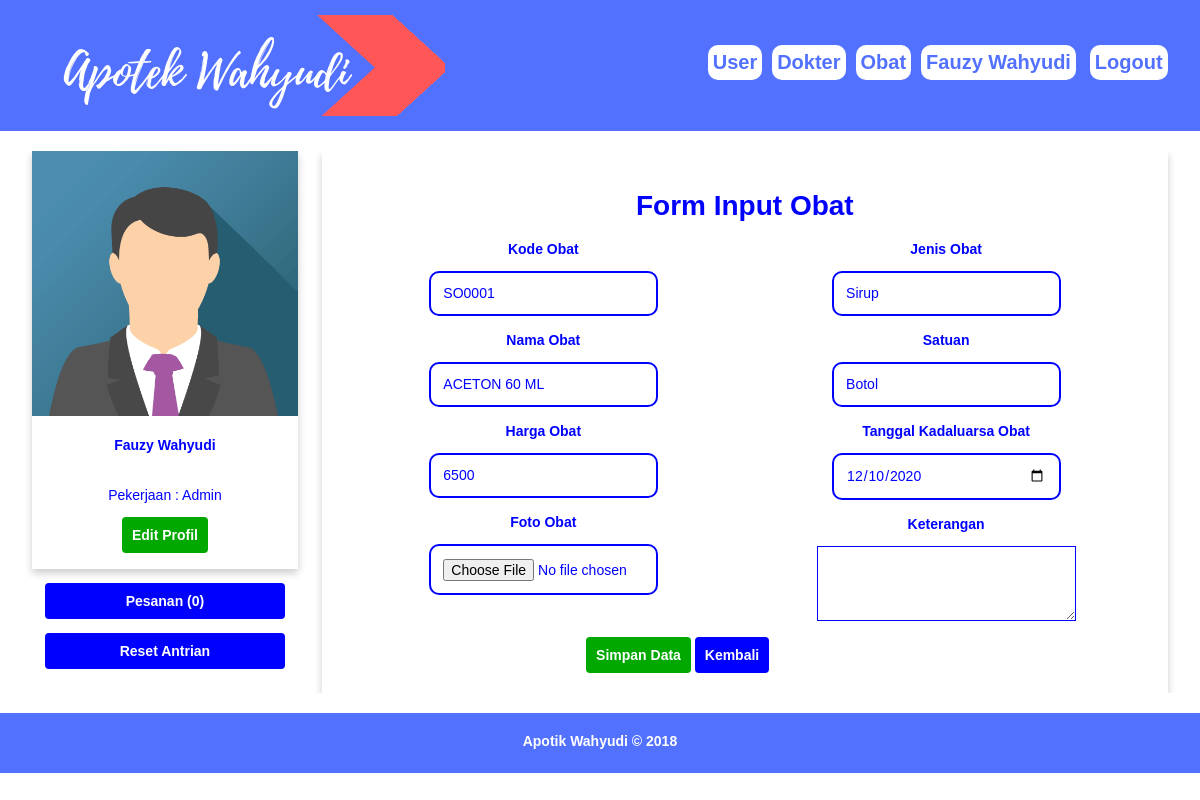
Screenshot of /damin.php?p=obat_edit&kd=SO0001 (signed in) with the database file from the repository.
### tables this page shows
CREATE TABLE `tbl_obat` (
  `kd_obat` varchar(20) NOT NULL,
  `nm_obat` text NOT NULL,
  `harga` int(11) NOT NULL,
  `stok` int(11) DEFAULT NULL,
  `jenis_obat` varchar(15) NOT NULL,
  `satuan` varchar(15) NOT NULL,
  `ket` text,
  `foto` text,
  `tgl_kadaluarsa` date NOT NULL DEFAULT '0000-00-00'
);

### obatedit.php (the view, shortened to what this page needs)
<?php include 'koneksi.php';
$sql=mysqli_query($kon, "select * from tbl_obat where kd_obat='$_GET[kd]'");
$rm=mysqli_fetch_array($sql);
?>
<div class="profil">
  <form class="" action="" method="post" enctype="multipart/form-data">
  <center><h1>Form Input Obat</h1> </center>
<div class="grid">
<div class="dh6" align='center'>
<b>Kode Obat</b><br>  <input type="text" name="kd_obat" value="<?php echo "$rm[kd_obat]"; ?>" placeholder="Kode Obat" disabled><br><br>
<b>Nama Obat</b><br>  <input type="text" name="nm_obat" value="<?php echo "$rm[nm_obat]"; ?>" placeholder="Nama Obat"><br><br>
<b>Harga Obat</b><br>  <input type="text" name="harga" value="<?php echo "$rm[harga]"; ?>" placeholder="Harga Obat"><br><br>
<b>Foto Obat</b><br>  <input type="file" name="foto" value="<?php echo "$rm[foto]"; ?>" placeholder=""><br><br>
</div>
<div class="dh6" align='center'>
<b>Jenis Obat</b><br> <input type="text" name="jenis" value="<?php echo "$rm[jenis_obat]"; ?>" placeholder="Jenis Obat"><br><br>
<b>Satuan</b><br> <input type="text" name="satuan" value="<?php echo "$rm[satuan]"; ?>" placeholder="Satuan"><br><br>
<b>Tanggal Kadaluarsa Obat</b><br>  <input type="date" name="tgl_kadaluarsa" value="<?php echo "$rm[tgl_kadaluarsa]"; ?>" placeholder=""><br><br>
<b>Keterangan</b><br>   <textarea name="ket" rows="3" cols="40" value="<?php echo "$rm[ket]"; ?>" ></textarea><br><br>
</div>
<div class="dh10" align='center'>
  <input type="submit" name="simpan" value="Simpan Data" class="btn btn-edit">
  <input type="submit" name="back" value="Kembali" class="btn btn-back">
</div>
</div>
</form>
</div>

### damin.php (shortened to what this page needs)
<?php
include "koneksi.php";
?>
<!DOCTYPE html PUBLIC "-//W3C//DTD XHTML 1.0 Transitional//EN" "http://www.w3.org/TR/xhtml1/DTD/xhtml1-transitional.dtd">
<html xmlns="http://www.w3.org/1999/xhtml">
<head>
<link rel="stylesheet" type="text/css" href="style.css" />
</head>
<body>
<?php
if(!empty($_SESSION["user"]) and !empty($_SESSION["passmin"])){
  $sqlm = mysqli_query($kon, "select * from admin where id='$_SESSION[user]'");
  $rm = mysqli_fetch_array($sqlm);
?>
<div class="containermenu">
  <div class="grid">
    <div class="dh6">
      <img src="image/logo.png" alt="" id="logo register">
    </div>
    <div class="dh6" id="nav" align='right' >
	<?php
	echo "<a href='?p=user'>User</a>";
  echo "<a href='?p=dokter'>Dokter</a>";
  echo "<a href='?p=obat'>Obat</a>";
	echo "<a href='?p=profildamin'>$rm[nama]</a> ";
	echo "<a href='?p=logout' id='logout'>Logout</a>";
	?>
	</div>
  </div>
</div>
<div class="container4">
  <div class="grid">
    <div class="dh3"><?php include "kiridamin.php"; ?></div>
    <div class="dh9">
	<?php
	if($_GET["p"] == "logout"){
		include "logoutmin.php";
	}else if($_GET["p"] == "profildamin"){
		include "profildamin.php";
	}else if($_GET["p"]=="user"){
		include "user.php";
	}else if($_GET["p"]=="rule"){
		include "rule.php";
	}else if($_GET["p"]=="atursakit"){
		include "atursakit.php";
	}else if($_GET["p"]=="inp_user"){
		include "input_user.php";
	}else if($_GET["p"]=="inp_dokter"){
		include "input_dokter.php";
	}else if($_GET["p"]=="profilmhs"){
		include "profilmhs.php";
	}else if($_GET["p"]=="user_edit"){
		include "useredit.php";
	}else if($_GET["p"]=="dok_edit"){
		include "dokedit.php";
	}else if($_GET["p"]=="obat"){
		include "obat.php";
	}else if($_GET["p"]=="inp_obat"){
		include "input_obat.php";
	}else if($_GET["p"]=="stok_obat"){
		include "stok_obat.php";
	}else if($_GET["p"]=="obat_edit"){
		include "obatedit.php";
	}else if($_GET["p"]=="det_obat"){
		include "det_obat.php";
	}else if($_GET["p"]=="profilmhsmin"){
		include "profilmhsmin.php";
	}else if($_GET["p"]=="pesankirim"){
		include "pesankirim.php";
	}else if($_GET["p"]=="dokter"){
		include "dokter.php";
	}else if($_GET["p"]=="profildokmin"){
		include "profildokmin.php";
	}else if($_GET["p"]=="jadwal_dokmin"){
		include "jadwal_dokmin.php";
	}else if($_GET["p"]=="editjadmin"){
		include "editjadmin.php";
	}else if($_GET["p"]=="pesanan_user"){
		include "pesanan_user.php";
	}else if($_GET["p"]=="detpesanan"){
		include "detpesanan.php";
	}else{
		include "homemin.php";
		}
	?>
	</div>
  </div>
</div>
<div class="container3">
  <div class="grid">
    <div class="dh12"><center>Apotik Wahyudi &copy; 2018</center></div>
  </div>
</div>
<?php
}else{
  include "mimin.php";
}
?>
</body>
</html>

### kiridamin.php (shortened to what this page needs)
<div class="card">
<?php
if(!empty($rm["foto"])){
	$foto = "foto/$rm[foto]";
}else{
	$foto = "foto/avatar.png";
}
?>
<img src="<?php echo "$foto"; ?>" alt="Avatar" style="width:100%">
<div class="isicard">
<?php
  echo "<h4>$rm[nama]</h4>";
  echo "<p><br>Pekerjaan : Admin</p>";
?>
<a href="<?php echo "?p=profildamin"?>"><button type="button" class="btn btn-edit">Edit Profil</button></a>
</div>
</div>
<p>
	<?php
	$sql=mysqli_query($kon,"SELECT * from pesanan where status_pesanan='Belum Diambil'");
	$row=mysqli_num_rows($sql);
	 ?>
<div align="center">
<a href="<?php echo "?p=pesanan_user"; ?>"><button type="button" class="btn btn-menu">Pesanan (<?php echo "$row"; ?>)</button></a> <p></p>
<a href="<?php echo "aksimin.php?p=resetantri";?>"><button type="button" class="btn btn-menu">Reset Antrian</button></a>
</div>

### style.css (style rules this page uses)
body { font-family:Arial; font-size:14px; padding:0px; margin:0px; }
.grid { width:100%; overflow:hidden; }
#nav { height: 100px; }
#nav a { color: #5271FF; font-size: 20px; display: inline-block; margin-top: 30px; }
.dh3 { width:22.91%; }
.dh6 { width:47.91%; }
.dh9 { width:72.91%; }
.dh10 { width:81.25%; }
.dh12 { width:97.91%; }
.dh1, .dh2, .dh3, .dh4, .dh5, .dh6, .dh7, .dh8, .dh9, .dh10, .dh11, .dh12 { float:left; display:inline; margin:0 1.04%; }
.container3 { background-color:#5271FF; color:#FFFFFF; height:20px; padding:20px; font-weight: bold; }
.containermenu { background-color: #5271FF; color:#FFFFFF; padding:15px; line-height:25px; }
.containermenu a { text-decoration:none; margin: 5px 5px; background-color: white; border: 0px solid white; border-radius: 10px; padding: 5px 5px; font-weight: bold; }
.container4 { background-color:#FFFFFF; color:blue; height:auto; padding:20px; }
.card { box-shadow: 0 4px 8px 0 rgba(0,0,0,0.2); }
.isicard { padding:2px 16px; text-align:center; }
.profil { box-shadow: 0 4px 8px 0 rgba(0,0,0,0.2); padding:20px; height:auto; }
input[type="text"], input[type="password"], input[type="date"], input[type="file"], input[type="time"], input[type="number"], select { width:200px; padding:0.9em; margin-top:1em; border:2px solid blue; background-color:#FFFFFF; color:blue; font-family:Arial; font-size:14px; border-radius: 10px; }
textarea { width:60%; padding:0.9em; margin-top:1em; border:1px solid blue; background-color:#FFFFFF; color:blue; font-family:Arial; font-size:14px; }
input[type="submit"] { font-family:Arial; font-size:14px; padding:9px; cursor:pointer; border:1px solid transparent; border-radius:4px; }
.btn { font-family:Arial; font-size:14px; padding:9px; cursor:pointer; border:1px solid transparent; border-radius:4px; }
.btn-edit { color:#FFFFFF; background-color:#00A800; width:auto; font-weight: bold; }
.btn-back { color:#FFFFFF; background-color:blue; font-weight: bold; width:auto; }
.btn-menu { color:#FFFFFF; background-color:blue; width:90%; font-weight:bold; }

### rows the page displays
tbl_obat: kd_obat "SO0001", nm_obat "ACETON 60 ML", harga "6500", jenis "Sirup", satuan "Botol", tgl_kadaluarsa "12/10/2020"

### other values shown
$rm[nama] "Fauzy Wahyudi"
$row "0"
